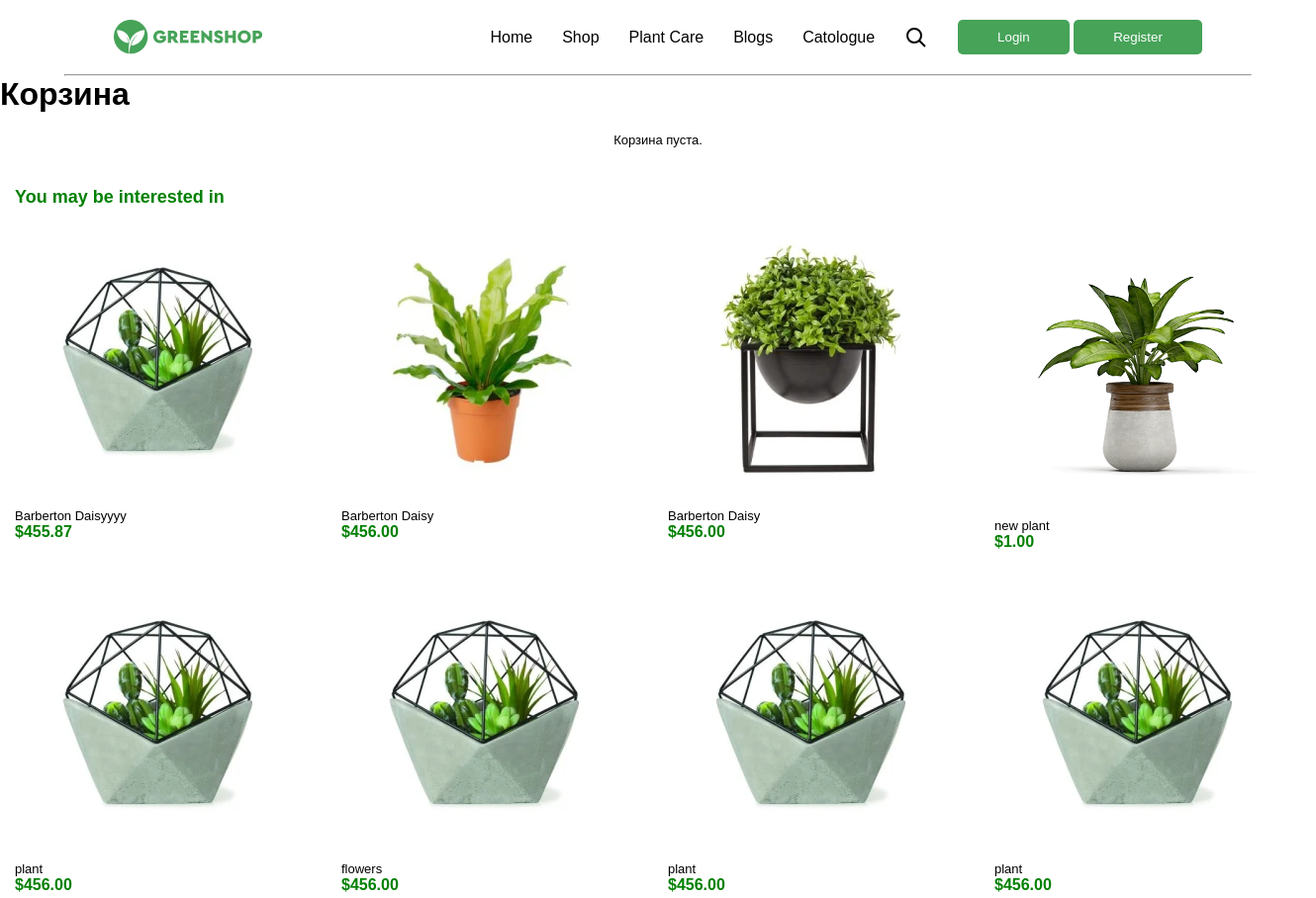
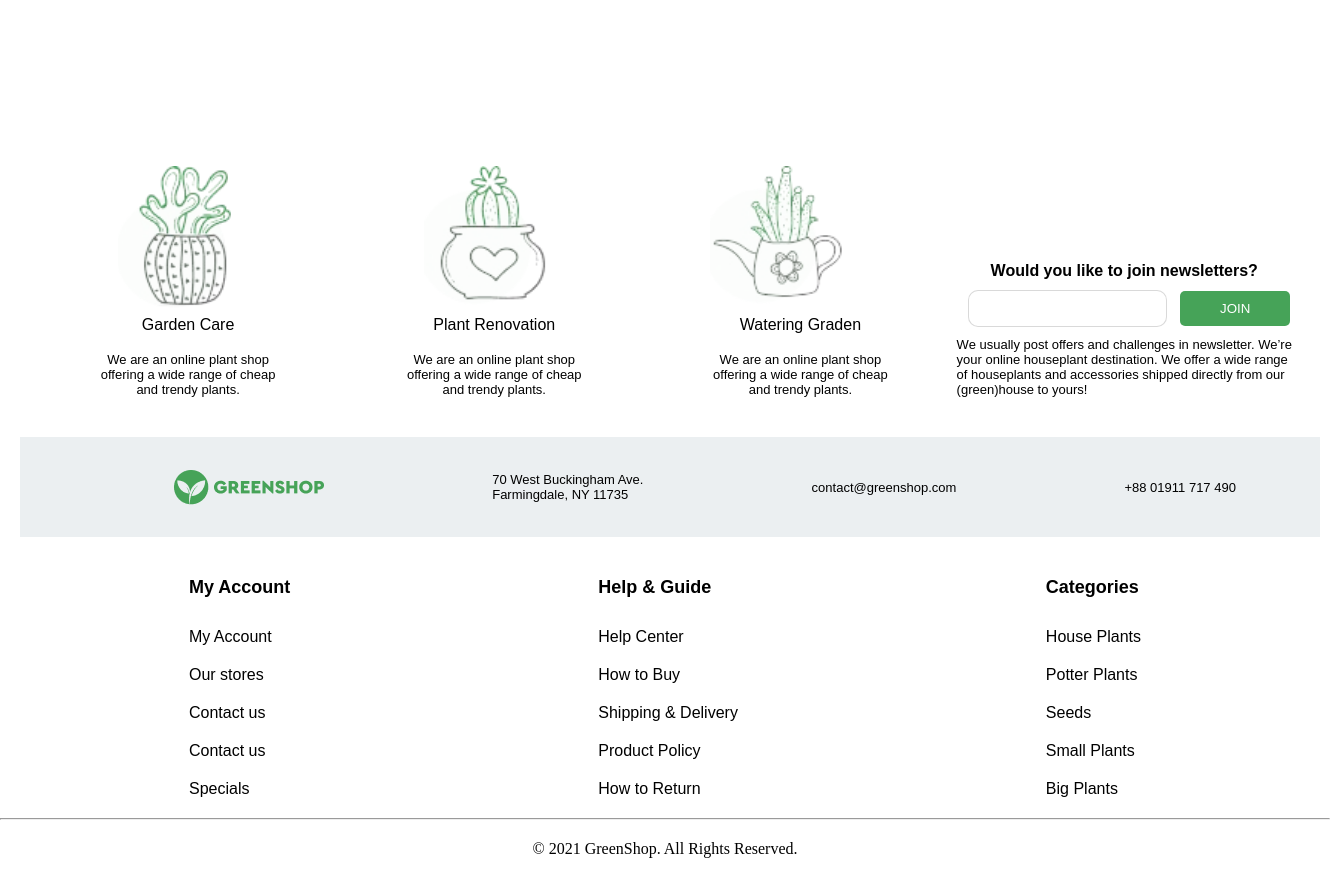
Page /cart/ on the committed database (2 pictures, top to bottom).
### plant/models.py (models this page shows, shortened)
class TimeAbstract(models.Model):
    created_at = models.DateField('created', auto_now_add=True)
    updated_at = models.DateField('', auto_now=True)
    class Meta:
        abstract = True

class Plant(TimeAbstract):
    class Meta:
        verbose_name_plural = 'plants'
        verbose_name = 'plant'
    name = models.CharField(max_length=100)
    price = models.DecimalField(decimal_places=2, max_digits=10)
    short_description = models.TextField()
    sizes = models.ManyToManyField('plant.Size', related_name='plant')
    category = models.ForeignKey('plant.Category', on_delete=models.PROTECT, related_name='plant')
    tags = models.ManyToManyField('plant.Tag', related_name='plant')
    description = models.ForeignKey('plant.Description', on_delete=models.PROTECT)
    user =  models.ForeignKey(User, on_delete=models.PROTECT, related_name='plants', default=1)
    @property
    def image(self):
        if self.images.first():
            return self.images.first().image
        return None

class ImagePlant(TimeAbstract):
    class Meta:
        verbose_name_plural = 'images'
        verbose_name = 'image'
    plant = models.ForeignKey('plant.Plant', on_delete=models.PROTECT, related_name='images')
    image = ResizedImageField(upload_to='plant_images/', quality=90, force_format='WEBP')

class Category(TimeAbstract):
    class Meta:
        verbose_name_plural = 'categories'
        verbose_name = 'category'
    name = models.CharField(max_length=100)

### plant/views.py (the view)
# urls.py: path('cart/', views.CartView.as_view(), name='cart'),
class CartView(View, LoginRequiredMixin):
    def get(self, request, *args, **kwargs):
        cart = request.session.get('cart', {})
        cart_items = []
        total_price = 0
        categories = Category.objects.all()
        plants = Plant.objects.all()
        for plant_id, quantity in cart.items():
            plant = Plant.objects.get(id=plant_id)
            item_price = plant.price * quantity
            cart_items.append({'product': plant, 'quantity': quantity, 'item_price': item_price})
            total_price += item_price
        context = {
            'cart_items': cart_items,
            'total_price': total_price,
            'categories': categories,
            'plants': plants,
        }
        return render(request, 'cart/cart.html', context)

### templates/cart/cart.html
{% extends 'main.html' %}
{% block content %}
<h1 class="cart-title">Корзина</h1>
<div class="cart-container display-media">
  {% if cart_items %}
  <div class="cart-items">
    {% for item in cart_items %}
    <div class="cart-item ">
      <a href="{% url 'detail_plant' item.product.id %}">
        <img src="{{ item.product.image.url }}" alt="{{ item.product.name }}" class="cart-item-image"/>
      </a>
      <div class="cart-item-info">
        <div>
          <h2 class="cart-item-name">{{ item.product.name }}</h2>
          <div class="cart-item-price">${{ item.product.price|floatformat:2 }}</div>
        </div>
        <form method="post" action="" class="quantity-controls">
          {% csrf_token %}
          <input type="hidden" name="plant_id" value="{{ item.product.id }}" />
          <button type="submit" name="action" value="decrease" class="btn-quantity">−</button>
          <span class="cart-item-quantity">{{ item.quantity }}</span>
          <button type="submit" name="action" value="increase" class="btn-quantity">+</button>
        </form>
        <div class="cart-item-total media-none">Всего: ${{ item.item_price|floatformat:2 }}</div>
        <form method="post" action="{% url 'remove_from_cart' %}" class="remove-form">
          {% csrf_token %}
          <input type="hidden" name="plant_id" value="{{ item.product.id }}" />
          <button type="submit" class="btn-remove">
            <svg xmlns="http://www.w3.org/2000/svg" width="24" height="24" viewBox="0 0 24 24" fill="none" stroke="currentColor" stroke-width="2" stroke-linecap="round" stroke-linejoin="round">
              <path d="M3 6h18"/>
              <path d="M19 6l-1 14H6L5 6"/>
              <path d="M10 11l4 4M14 11l-4 4"/>
            </svg>
          </button>
        </form>
      </div>
    </div>
    {% endfor %}
  </div>
  <div class="cart-summary">
    <h3>Общая сумма: ${{ total_price|floatformat:2 }}</h3>
    <form action="{% url 'create_order' %}" method="POST">
      {% csrf_token %}
      <button type="submit" class="btn-order">Proceed to Order</button>
    </form>
  </div>
  {% else %}
  <p class="empty-cart">Корзина пуста.</p>
  {% endif %}
</div>
<div class="container pad-top-20">
  <h2 class="green text-center-media ">You may be interested in</h2>
  <div class="display-plant1 container media-container">
    {% for plant in plants|slice:':8' %}
    <a href="{% url "detail_plant" plant.id %}">
      <div >
        <img class="card" src="{{ plant.image.url }}" alt="" />
        <p>{{ plant.name }}</p>
        <h4 class="green">${{ plant.price }}</h4>
      </div>
    </a>
    {% endfor %}
  </div>
</div>
{% endblock %}

### templates/main.html (shortened to what this page needs)
{% load static %}
<!DOCTYPE html>
<html lang="en">
<head>
    <link rel="stylesheet" href="{% static 'css/main.css' %}">
    <link rel="stylesheet" href="{% static 'css/meda.css' %}">
    <link rel="stylesheet" href="https://cdnjs.cloudflare.com/ajax/libs/font-awesome/6.6.0/css/all.min.css" />
</head>
<body>
    {% include 'companents/navbar.html' %}
    {% block content %}
    {% endblock content %}
    {% include 'companents/footer.html' %}
</body>
</html>

### templates/companents/navbar.html (shortened to what this page needs)
<section class="display nav-land pad-20">
  <div>
    <a href="{% url "home" %}"><div class="logo"></div></a>
  </div>
  <div>
    <ul class="display-gap">
      <li>
        <a href="/">Home</a>
      </li>
      <li>
        <a href="{% url "catologue" %}">Shop</a>
      </li>
      <li>
        <a href="">Plant Care</a>
      </li>
      <li>
        <a href="{% url "blogs" %}">Blogs</a>
      </li>
      <li>
        <a href="{% url "catologue" %}">Catologue</a>
      </li>
      <div class="search-container">
            <svg id="search-icon" xmlns="http://www.w3.org/2000/svg" width="24" height="24" viewBox="0 0 24 24">
              <path fill="none" stroke="black" stroke-width="2" d="M15 15L21 21M17 10A7 7 0 1 1 3 10A7 7 0 0 1 17 10Z"/>
            </svg>
          </div>
          {% if user.is_authenticated %}
          {% comment %} <a href="{% url 'logout' %}">Logout</a> {% endcomment %}
          <a href="{% url "profile" %}"><svg id="user-icon" xmlns="http://www.w3.org/2000/svg" width="24" height="24" viewBox="0 0 24 24">
            <path fill="none" stroke="black" stroke-width="2"
            d="M12 12A5 5 0 1 1 12 2A5 5 0 0 1 12 12ZM2 22C2 17.58 5.58 14 10 14H14C18.42 14 22 17.58 22 22"/>
          </svg></a>
          {% comment %} <a href="{% url "cart" %}">Basket</a> {% endcomment %}
          <div class="display-gap">
            {% comment %} <a href=""><div class="search"></div></a> {% endcomment %}
            <a href="{% url "cart" %}"><svg id="cart-icon" xmlns="http://www.w3.org/2000/svg" width="24" height="24" viewBox="0 0 24 24">
              <path fill="none" stroke="black" stroke-width="2"
              d="M3 3H6L8 16H18L20 6H6M8 20A1 1 0 1 1 8 18A1 1 0 0 1 8 20ZM16 20A1 1 0 1 1 16 18A1 1 0 0 1 16 20Z"/>
            </svg>
          </ul>
        </div>
      </a>
            <form action="{% url 'logout' %}" method="post" style="display:inline;">
              {% csrf_token %}
      <button type="submit">Logout</button>
    </form>
    {% else %}
<div>
<button id="openLoginModal">Login</button>
<button id="openRegisterModal">Register</button>
</div>
      {% endif %}
</section>
<center>
  <hr class="" />
</center>

### templates/companents/footer.html (shortened to what this page needs)
{% block content %}
<center>
  <section class="pad-20 container hovers">
    <div class="display4">
      <div>
        <div class="block-1"></div>
        <h3>Garden Care</h3>
        <br /><p>
          We are an online plant shop
          <br />offering a wide range of cheap
          <br />and trendy plants.
        </p>
      </div>
      <div>
        <div class="block-2"></div>
        <h3>Plant Renovation</h3>
        <br /><p>
          We are an online plant shop
          <br />offering a wide range of cheap
          <br />and trendy plants.
        </p>
      </div>
      <div>
        <div class="block-3"></div>
        <h3>Watering Graden</h3>
        <br /><p>
          <br />offering a wide range of cheap
          <br />and trendy plants.
        </p>
      </div>
      <div>
        <div>
          <h4>
            Would you like to join newsletters?
          </h4>
          <div class="formas display">
            <input type="email"> <button>JOIN</button>
          </div>
          <p class="start">
            We usually post offers and challenges in newsletter. We’re
            <br>your online houseplant destination. We offer a wide range
            <br>of houseplants and accessories shipped directly from our
            <br>(green)house to yours!
          </p>
        </div>
      </div>
    </div>
  </section>
</center>
  <div class="pad-20">
    <div class="container footer display5 text-center-m">
      <div class="marg-left-20 text-end logo"></div>
      <div>
        <p>
          70 West Buckingham Ave.
          <br />Farmingdale, NY 11735
        </p>
      </div>
      <div>
        <p>contact@greenshop.com</p>
      </div>
      <div>
        <p>+88 01911 717 490</p>
      </div>
    </div>
  </div>
  <div class="container pad-20 display5 text-center-m">
    <div class="col-display-m">
      <h2>My Account</h2>
      <a href="">My Account</a>
      <a href="">Our stores</a>
      <a href="">Contact us</a>
      <a href="">Contact us</a>
      <a href="">Specials</a>
    </div>
    <div class="col-display-m">
      <h2>Help & Guide</h2>
      <a href="">Help Center</a>
      <a href="">How to Buy</a>
      <a href="">Shipping & Delivery</a>
      <a href="">Product Policy</a>
      <a href="">How to Return</a>
    </div>
    <div class="col-display-m">
      <h2>Categories</h2>
      {% for category in categories|slice:':5' %}
        <a href="">{{ category.name }}</a>
      {% endfor %}
    </div>
  </div>
  <hr class="max-width">
  <div class="pad-20">
    <center>
        © 2021 GreenShop. All Rights Reserved.
    </center>
  </div>
{% endblock %}

### static/static_dirs/css/main.css (style rules this page uses)
* { margin: 0; box-sizing: border-box; }
hr { color: rgb(225, 130, 130, 0.3); width: 1200px; text-align: center; height: 1px; }
.marg-left-20 { margin-left: 70px; }
.container { width: 1300px; margin: 0 auto; }
.pad-20 { padding: 20px; }
.text-end { text-align: end; }
.start { text-align: start; }
.col-display-m { display: flex; flex-direction: column; gap: 20px; }
.logo { background-image: url(../images/logo.png); background-position: center; background-repeat: no-repeat; background-size: cover; width: 150px; height: 35px; }
.display { display: flex; justify-content: space-around; align-items: center; }
.display-media { display: flex; justify-content: space-around; align-items: center; }
.display4 { display: flex; justify-content: space-around; align-items: end; }
.display5 { display: flex; justify-content: space-around; align-items: center; }
.display-plant1 { display: grid; grid-template-columns: repeat(4, 1fr); gap: 20px; flex: 1; }
.display-gap { display: flex; gap: 30px; align-items: center; }
.card { padding: 20px 20px; background-color: #ffffff; }
img { max-width: 300px; max-height: 300px; }
ul, li, a { text-decoration: none; font-family: Cera Pro, sans-serif; color: black; list-style: none; }
p { font-family: Cera Pro, sans-serif; font-size: 13px; }
h1 { font-family: Cera Pro, sans-serif; }
h4 { font-family: Cera Pro, sans-serif; }
h3 { font-family: Cera Pro, sans-serif; font-size: 16px; font-weight: 500; line-height: 18px; }
h2 { font-family: Cera Pro, sans-serif; }
button { background-color: #46A358; padding: 10px 40px; border: none; border-radius: 5px; color: white; max-width: 200px; }
.green { color: green; }
.pad-top-20 { padding-top: 20px; }
.block-1 { background-image: url(../images/s1-removebg-preview.png); background-position: center; background-repeat: no-repeat; background-size: cover; width: 300px; height: 300px; position: relative; top: 150px; left: 80px; }
.block-2 { background-image: url(../images/s2-removebg-preview.png); background-position: center; background-repeat: no-repeat; background-size: cover; width: 300px; height: 300px; position: relative; top: 150px; left: 80px; }
.block-3 { background-image: url(../images/s3-removebg-preview.png); background-position: center; background-repeat: no-repeat; background-size: cover; width: 300px; height: 300px; position: relative; top: 150px; left: 60px; }
.footer { background-color: rgb(235, 239, 241); height: 100px; }
.max-width { width: 100%; }
.formas input { padding: 10px 10px; margin: 10px; border: none; border: solid 1px rgb(128, 128, 128, 0.3); border-radius: 10px; }
.search-container { position: relative; display: flex; align-items: center; }
#search-icon { cursor: pointer; transition: transform 0.2s; }
h2 { font-size: 18px; margin-bottom: 10px; }
.cart-container { max-width: 1200px; margin: auto; padding: 20px; }

### rows in the picture
Plant: image (picture), name "Barberton Daisyyyy", price "455.87"
Plant: image (picture), name "Barberton Daisy", price "456.00"
Plant: image (picture), name "Barberton Daisy", price "456.00"
Plant: image (picture), name "new plant", price "1.00"
Plant: image (picture), name "plant", price "456.00"
Plant: image (picture), name "flowers", price "456.00"
Plant: image (picture), name "plant", price "456.00"
Plant: image (picture), name "plant", price "456.00"
Category: name "House Plants"
Category: name "Potter Plants"
Category: name "Seeds"
Category: name "Small Plants"
Category: name "Big Plants"
